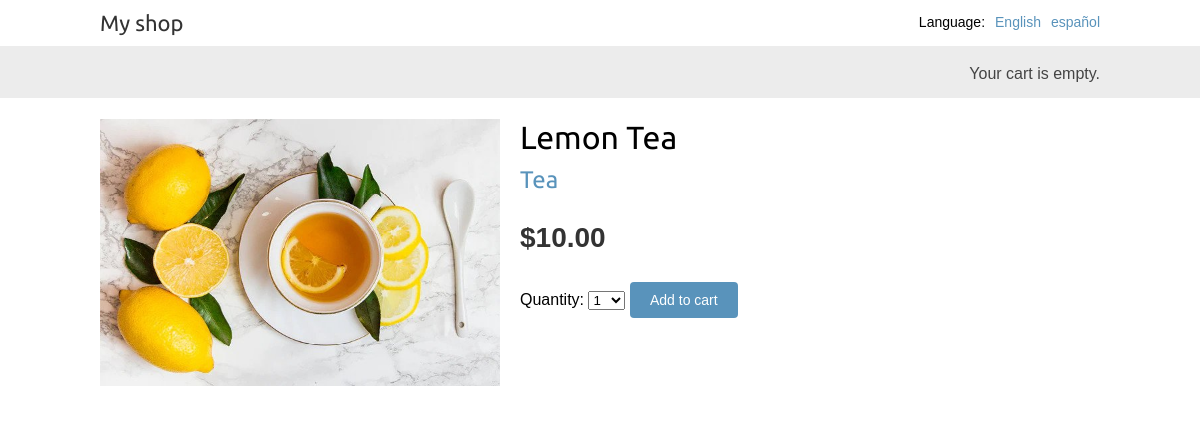
The app's page /en/4/lemon-tea/ with its own data.
### shop/models.py (models this page shows, shortened)
class Product(models.Model):
    category = models.ForeignKey(Category,
                                 related_name='products',
                                 on_delete=models.CASCADE)
    name = models.CharField(max_length=200)
    slug = models.SlugField(max_length=200)
    image = models.ImageField(upload_to='products/%Y/%m/%d',
                              blank=True)
    description = models.TextField(blank=True)
    price = models.DecimalField(max_digits=10,
                                decimal_places=2)
    available = models.BooleanField(default=True)
    created = models.DateTimeField(auto_now_add=True)
    updated = models.DateTimeField(auto_now=True)
    class Meta:
        ordering = ['name']
        indexes = [
            models.Index(fields=['id', 'slug']),
            models.Index(fields=['name']),
            models.Index(fields=['-created']),
        ]

class Category(models.Model):
    name = models.CharField(max_length=200)
    slug = models.SlugField(max_length=200,
                            unique=True)
    class Meta:
        ordering = ['name']
        indexes = [
            models.Index(fields=['name']),
        ]
        verbose_name = 'category'
        verbose_name_plural = 'categories'
    def __str__(self):
        return self.name
    def get_absolute_url(self):
        return reverse('shop:product_list_by_category',
                       args=[self.slug])

### shop/views.py (the view)
# urls.py: path('<int:id>/<slug:slug>/', views.product_detail,
def product_detail(request, id, slug):
    product = get_object_or_404(Product,
                                id=id,
                                slug=slug,
                                available=True)
    cart_product_form = CartAddProductForm()
    r = Recommender()
    recommended_products = r.suggest_products_for([product], 4)
    return render(request,
                  'shop/product/detail.html',
                  {'product': product,
                   'cart_product_form': cart_product_form,
                   'recommended_products': recommended_products})

### cart/forms.py
class CartAddProductForm(forms.Form):
    quantity = forms.TypedChoiceField(
                                choices=PRODUCT_QUANTITY_CHOICES,
                                coerce=int,
                                label=_('Quantity'))
    override = forms.BooleanField(required=False,
                                  initial=False,
                                  widget=forms.HiddenInput)

### cart/cart.py (called while the page is built)
    def __len__(self):
        return sum(item['quantity'] for item in self.cart.values())

### cart/context_processors.py (called while the page is built)
def cart(request):
    return {'cart': Cart(request)}

### shop/recommender.py (called while the page is built, shortened)
    def get_product_key(self, id):
        return f'product:{id}:purchased_with'

    def suggest_products_for(self, products, max_results=6):
        product_ids = [p.id for p in products]
        if len(products) == 1:
            suggestions = r.zrange(
                             self.get_product_key(product_ids[0]),
                             0, -1, desc=True)[:max_results]
        suggested_products_ids = [int(id) for id in suggestions]
        suggested_products = list(Product.objects.filter(id__in=suggested_products_ids))
        suggested_products.sort(key=lambda x: suggested_products_ids.index(x.id))
        return suggested_products

### shop/templates/shop/product/detail.html (shortened to what this page needs)
{% extends "shop/base.html" %}
{% load i18n %}
{% load static %}
{% block content %}
  <div class="product-detail">
    <img src="{% if product.image %}{{ product.image.url }}{% else %}
    {% static "img/no_image.png" %}{% endif %}">
    <h1>{{ product.name }}</h1>
    <h2>
      <a href="{{ product.category.get_absolute_url }}">
        {{ product.category }}
      </a>
    </h2>
    <p class="price">${{ product.price }}</p>
    <form action="{% url "cart:cart_add" product.id %}" method="post">
      {{ cart_product_form }}
      <input type="submit" value="{% trans "Add to cart" %}">
    </form>
  </div>
{% endblock %}

### shop/static/css/base.css (style rules this page uses)
body { margin:0; padding:0; font-family:helvetica, sans-serif; }
h1, h2, h3, h4, h5 , h6 { font-family: 'Ubuntu', sans-serif; font-weight:normal; }
a { text-decoration:none; color:#5993bb; }
a.button, input[type="submit"] { color:#fff; background:#5993bb; border-radius:4px; padding:10px 20px; font-size:14px; border:0; }
.product-detail { text-align:justify; }
.product-detail .price { color:#333; font-size:28px; font-weight:bold; }
.product-detail img { width:40%; float:left; padding:0 20px 20px 0; }
.product-detail h1 { margin-bottom:0; }
.product-detail h2 { margin-top:10px; }

### records on screen
Product: image (picture), name "Lemon Tea", category "Tea", price "10.00"

### other values on screen
{{ language.name_local }} "English" "español"
